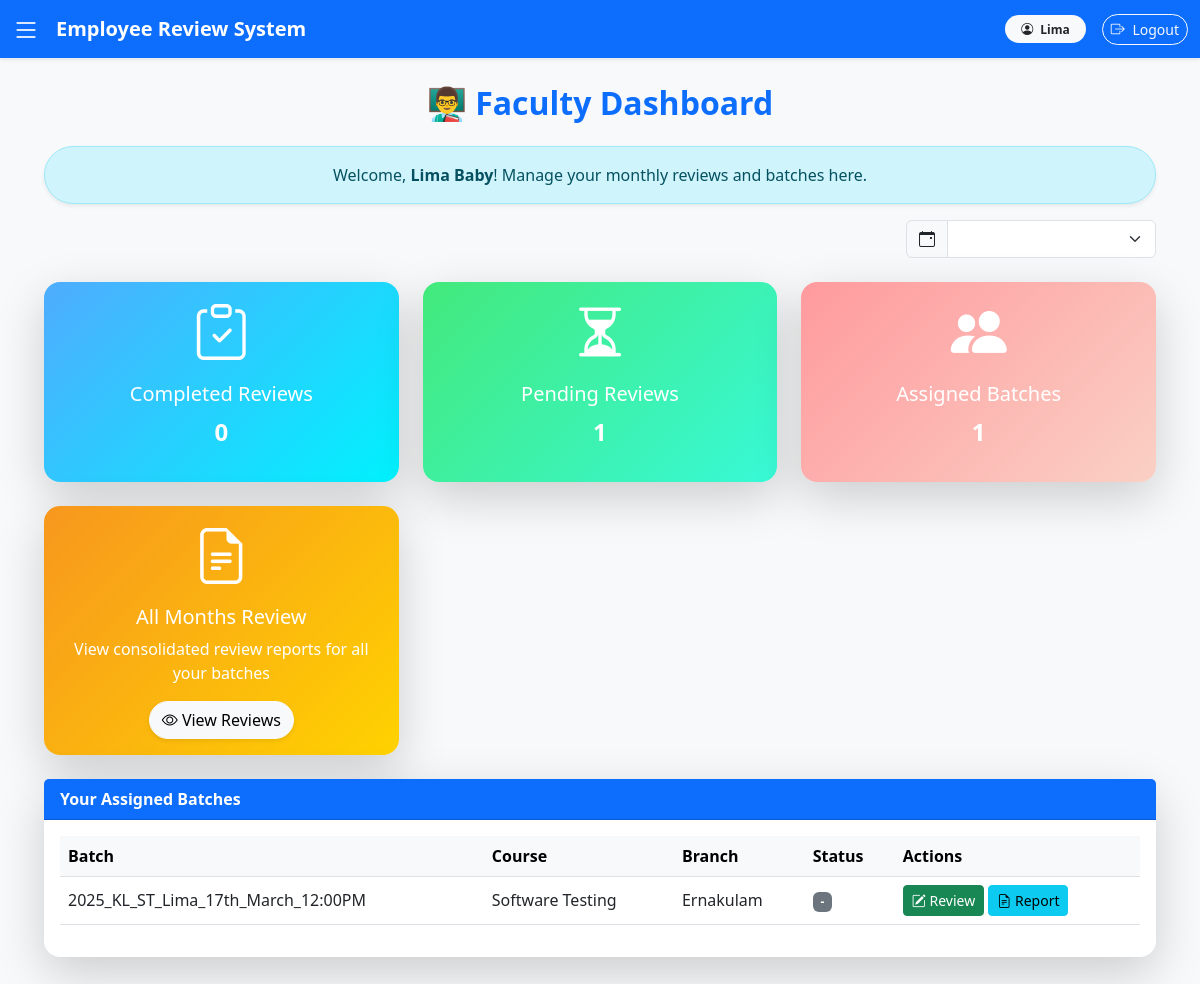
The app's page /faculty_dashboard/ (signed in), older data.
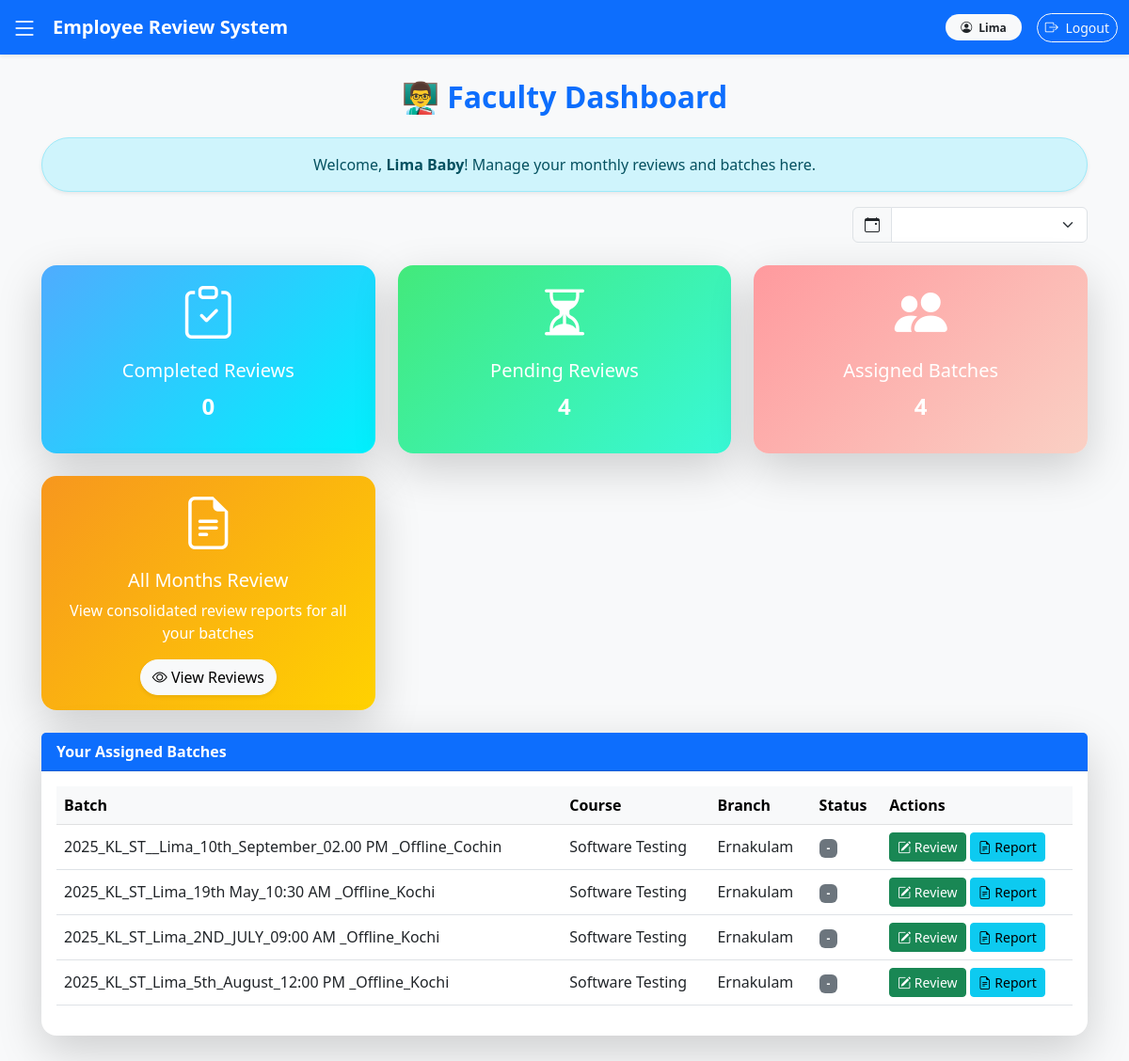
The same page, newer data.
### settings_app/models.py (models this page shows, shortened)
class Master(models.Model):
    created_date = models.DateTimeField(auto_now_add=True)
    isactive = models.BooleanField(default=True,verbose_name="Active")
    created_user = models.ForeignKey(User, null=True, blank=True, on_delete=models.CASCADE)
    class Meta:
        abstract = True
        ordering = ['-isactive']

class Batch(Master):
    name = models.CharField(max_length=100)
    branch = models.ForeignKey(Branch, on_delete=models.CASCADE)
    course = models.ForeignKey(Course, on_delete=models.CASCADE)
    faculty = models.ForeignKey(FacultyProfile, on_delete=models.CASCADE)  # 🔥 New Foreign Key
    start_date = models.DateField()  #  Added
    end_date = models.DateField()    #  Added
    total_students = models.IntegerField()
    completed = models.BooleanField(default=False)  # New field to mark batch completion

class Course(Master):
    name = models.CharField(max_length=100, unique=True)

class Branch(Master):
    name = models.CharField(max_length=100, unique=True)

### settings_app/views.py (the view)
# urls.py: path('faculty_dashboard/', views.faculty_dashboard, name='faculty_dashboard'),
@login_required
def faculty_dashboard(request):
    try:
        faculty = FacultyProfile.objects.get(user=request.user)  # Get faculty profile
        batches = Batch.objects.filter(faculty=faculty)  # Get batches where faculty is assigned
        today = date.today()
        first_day_this_month = today.replace(day=1)
        last_day_prev_month = first_day_this_month - timedelta(days=1)
        prev_month = last_day_prev_month.month
        prev_year = last_day_prev_month.year
        reviews = TrainerMonthlyReview.objects.filter(user=faculty)
        unique_months = TrainerMonthlyReview.objects.filter(user=faculty).dates('review_date', 'month')
        months = [{"value": dt.strftime("%Y-%m"), "name": f"{calendar.month_name[dt.month]} {dt.year}"}
          for dt in unique_months]
        if months:
            default_month = months[0]["value"]   # oldest available month (first in sorted list)
        else:
            today = date.today()
            default_month = f"{today.year}-{today.month:02d}"
        completed_reviews = TrainerMonthlyReview.objects.filter(
            user=faculty,
            review_date__year=prev_year,
            review_date__month=prev_month
        ).count()
        reviewed_batches = TrainerMonthlyReview.objects.filter(
            user=faculty,
            review_date__year=prev_year,
            review_date__month=prev_month
        ).values_list("batch_id", flat=True)
        pending_reviews = batches.exclude(id__in=reviewed_batches).count()
        context = {
            "batches": batches,
            "months": months,
            "default_month": default_month,
            "completed_reviews": completed_reviews,
            "pending_reviews": pending_reviews,
        }
    except FacultyProfile.DoesNotExist:
        context = {
            "batches": None,
            "months": [],
            "completed_reviews": 0,
            "pending_reviews": 0,
        }
    return render(request, 'settings_app/faculty_dashboard.html', context)

### settings_app/templates/settings_app/faculty_dashboard.html (shortened to what the changed rows need)
{% extends 'base.html' %}
{% block content %}
<div class="container-fluid px-4 mt-4">
    <h2 class="text-center mb-4 fw-bold text-primary">
        👨‍🏫 Faculty Dashboard
    </h2>
    <div class="row g-4 mb-4">
        <div class="col-md-4">
            <div class="card shadow-lg border-0 rounded-4 h-100 text-white"
                 style="background: linear-gradient(135deg,#43e97b,#38f9d7);">
                <div class="card-body text-center">
                    <i class="bi bi-hourglass-split display-4"></i>
                    <h5 class="mt-3">Pending Reviews</h5>
                    <p class="fs-4 fw-bold" id="pendingReviewsCount">{{ pending_reviews|default:0 }}</p>
                </div>
            </div>
        </div>
        <div class="col-md-4">
            <div class="card shadow-lg border-0 rounded-4 h-100 text-white"
                 style="background: linear-gradient(135deg,#ff9a9e,#fad0c4);">
                <div class="card-body text-center">
                    <i class="bi bi-people-fill display-4"></i>
                    <h5 class="mt-3">Assigned Batches</h5>
                    <p class="fs-4 fw-bold">{{ batches|length }}</p>
                </div>
            </div>
        </div>
    </div>
    <div class="card shadow-lg border-0 rounded-4 mb-4">
        <div class="card-body">
            {% if batches %}
                <div class="table-responsive">
                    <table class="table table-hover align-middle">
                        <thead class="table-light">
    <tr>
        <th>Batch</th>
        <th>Course</th>
        <th>Branch</th>
        <th>Status</th>
        <th>Actions</th>
    </tr>
</thead>
<tbody>
{% for batch in batches %}
    <tr data-batch-id="{{ batch.id }}">
        <td>{{ batch.name }}</td>
        <td>{{ batch.course.name }}</td>
        <td>{{ batch.branch.name }}</td>
        <td class="review-status"><span class="badge bg-secondary">-</span></td>
        <td>
            <a href="{% url 'trainer_add_review' batch.id %}"
               class="btn btn-success btn-sm review-btn">
                <i class="bi bi-pencil-square"></i> Review
            </a>
            <a href="{% url 'monthly_review_report' %}?faculty_id={{ batch.faculty.id }}&batch_id={{ batch.id }}"
   class="btn btn-info btn-sm report-link">
   <i class="bi bi-file-earmark-text"></i> Report
</a>
        </td>
    </tr>
{% endfor %}
</tbody>
                    </table>
                </div>
            {% else %}
                <p class="text-center text-muted">You have no assigned batches.</p>
            {% endif %}
        </div>
    </div>
</div>
{% endblock %}

Row changes from the older to the newer data that the page shows:
changed Batch: name "2025_KL_ST_Lima_17th_March_12:00PM" → "2025_KL_ST__Lima_10th_September_02.00 PM _Offline_Cochin"
added Batch: name "2025_KL_ST_Lima_19th May_10:30 AM _Offline_Kochi", course.name "Software Testing", branch.name "Ernakulam"
added Batch: name "2025_KL_ST_Lima_2ND_JULY_09:00 AM _Offline_Kochi", course.name "Software Testing", branch.name "Ernakulam"
added Batch: name "2025_KL_ST_Lima_5th_August_12:00 PM _Offline_Kochi", course.name "Software Testing", branch.name "Ernakulam"
Text that changed along with them:
{{ pending_reviews|default:0 }}: "1" → "4"
{{ batches|length }}: "1" → "4"
